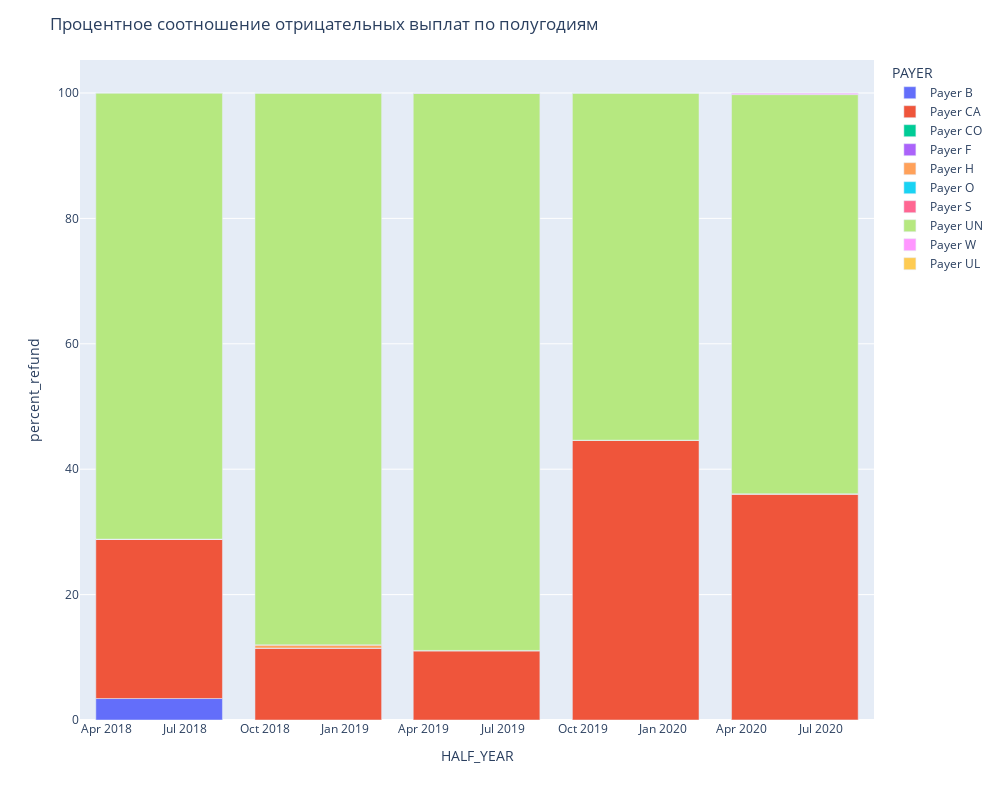

This figure's notebook cell:
### Markdown cell above
### Выводы: В среднем 33% занимает Payer UN по нулевым выплатам, это возможно качество данных, на 2ом месте - payer CA. Но ниже приведен график по отрицательным выплатам (предположительно возвраты), в них так же лидирует Payer UN, где возвраты составляют от 63 до 88 % от всех возвратов по полугодию). И на 2ом месте по возвратам, как и по нулевым выплатам - Payer CA.

### Code cell
fig = px.bar(df_paid, x='HALF_YEAR', y='percent_refund', color='PAYER', barmode='relative', orientation='v')
fig.update_layout(title='Процентное соотношение отрицательных выплат по полугодиям')
fig.update_layout(height=800, width=1000)
fig.show()

### Figure 1 — Plotly figure (JSON) as saved in the notebook; plotly's stock layout.template omitted (floating-point values rounded to 4 significant figures)
{"data": [{"alignmentgroup": "True", "hovertemplate": "PAYER=Payer B<br>HALF_YEAR=%{x}<br>percent_refund=%{y}<extra></extra>", "legendgroup": "Payer B", "marker": {"color": "#636efa", "pattern": {"shape": ""}}, "name": "Payer B", "offsetgroup": "Payer B", "orientation": "v", "showlegend": true, "textposition": "auto", "type": "bar", "x": ["2018-06-01T00:00:00", "2018-12-01T00:00:00", "2019-06-01T00:00:00", "2019-12-01T00:00:00", "2020-06-01T00:00:00"], "xaxis": "x", "y": [3.424, 0, 0, 0, 0.01211], "yaxis": "y"}, {"alignmentgroup": "True", "hovertemplate": "PAYER=Payer CA<br>HALF_YEAR=%{x}<br>percent_refund=%{y}<extra></extra>", "legendgroup": "Payer CA", "marker": {"color": "#EF553B", "pattern": {"shape": ""}}, "name": "Payer CA", "offsetgroup": "Payer CA", "orientation": "v", "showlegend": true, "textposition": "auto", "type": "bar", "x": ["2018-06-01T00:00:00", "2018-12-01T00:00:00", "2019-06-01T00:00:00", "2019-12-01T00:00:00", "2020-06-01T00:00:00"], "xaxis": "x", "y": [25.43, 11.48, 11.0, 44.63, 36.06], "yaxis": "y"}, {"alignmentgroup": "True", "hovertemplate": "PAYER=Payer CO<br>HALF_YEAR=%{x}<br>percent_refund=%{y}<extra></extra>", "legendgroup": "Payer CO", "marker": {"color": "#00cc96", "pattern": {"shape": ""}}, "name": "Payer CO", "offsetgroup": "Payer CO", "orientation": "v", "showlegend": true, "textposition": "auto", "type": "bar", "x": ["2018-06-01T00:00:00", "2018-12-01T00:00:00", "2019-06-01T00:00:00", "2019-12-01T00:00:00", "2020-06-01T00:00:00"], "xaxis": "x", "y": [0, 0, 0.08783, 0, 0], "yaxis": "y"}, {"alignmentgroup": "True", "hovertemplate": "PAYER=Payer F<br>HALF_YEAR=%{x}<br>percent_refund=%{y}<extra></extra>", "legendgroup": "Payer F", "marker": {"color": "#ab63fa", "pattern": {"shape": ""}}, "name": "Payer F", "offsetgroup": "Payer F", "orientation": "v", "showlegend": true, "textposition": "auto", "type": "bar", "x": ["2018-06-01T00:00:00", "2018-12-01T00:00:00", "2019-06-01T00:00:00", "2019-12-01T00:00:00", "2020-06-01T00:00:00"], "xaxis": "x", "y": [0, 0, 0, 0, 0], "yaxis": "y"}, {"alignmentgroup": "True", "hovertemplate": "PAYER=Payer H<br>HALF_YEAR=%{x}<br>percent_refund=%{y}<extra></extra>", "legendgroup": "Payer H", "marker": {"color": "#FFA15A", "pattern": {"shape": ""}}, "name": "Payer H", "offsetgroup": "Payer H", "orientation": "v", "showlegend": true, "textposition": "auto", "type": "bar", "x": ["2018-06-01T00:00:00", "2018-12-01T00:00:00", "2019-06-01T00:00:00", "2019-12-01T00:00:00", "2020-06-01T00:00:00"], "xaxis": "x", "y": [0, 0.5069, 0, 0, 0], "yaxis": "y"}, {"alignmentgroup": "True", "hovertemplate": "PAYER=Payer O<br>HALF_YEAR=%{x}<br>percent_refund=%{y}<extra></extra>", "legendgroup": "Payer O", "marker": {"color": "#19d3f3", "pattern": {"shape": ""}}, "name": "Payer O", "offsetgroup": "Payer O", "orientation": "v", "showlegend": true, "textposition": "auto", "type": "bar", "x": ["2018-06-01T00:00:00", "2018-12-01T00:00:00", "2019-06-01T00:00:00", "2019-12-01T00:00:00", "2020-06-01T00:00:00"], "xaxis": "x", "y": [0, 0, 0, 0, 0], "yaxis": "y"}, {"alignmentgroup": "True", "hovertemplate": "PAYER=Payer S<br>HALF_YEAR=%{x}<br>percent_refund=%{y}<extra></extra>", "legendgroup": "Payer S", "marker": {"color": "#FF6692", "pattern": {"shape": ""}}, "name": "Payer S", "offsetgroup": "Payer S", "orientation": "v", "showlegend": true, "textposition": "auto", "type": "bar", "x": ["2018-06-01T00:00:00", "2018-12-01T00:00:00", "2019-06-01T00:00:00", "2019-12-01T00:00:00", "2020-06-01T00:00:00"], "xaxis": "x", "y": [0, 0, 0, 0, 0], "yaxis": "y"}, {"alignmentgroup": "True", "hovertemplate": "PAYER=Payer UN<br>HALF_YEAR=%{x}<br>percent_refund=%{y}<extra></extra>", "legendgroup": "Payer UN", "marker": {"color": "#B6E880", "pattern": {"shape": ""}}, "name": "Payer UN", "offsetgroup": "Payer UN", "orientation": "v", "showlegend": true, "textposition": "auto", "type": "bar", "x": ["2018-06-01T00:00:00", "2018-12-01T00:00:00", "2019-06-01T00:00:00", "2019-12-01T00:00:00", "2020-06-01T00:00:00"], "xaxis": "x", "y": [71.15, 88.02, 88.87, 55.37, 63.67], "yaxis": "y"}, {"alignmentgroup": "True", "hovertemplate": "PAYER=Payer W<br>HALF_YEAR=%{x}<br>percent_refund=%{y}<extra></extra>", "legendgroup": "Payer W", "marker": {"color": "#FF97FF", "pattern": {"shape": ""}}, "name": "Payer W", "offsetgroup": "Payer W", "orientation": "v", "showlegend": true, "textposition": "auto", "type": "bar", "x": ["2018-06-01T00:00:00", "2018-12-01T00:00:00", "2019-06-01T00:00:00", "2019-12-01T00:00:00", "2020-06-01T00:00:00"], "xaxis": "x", "y": [0, 0, 0.03923, 0, 0.2584], "yaxis": "y"}, {"alignmentgroup": "True", "hovertemplate": "PAYER=Payer UL<br>HALF_YEAR=%{x}<br>percent_refund=%{y}<extra></extra>", "legendgroup": "Payer UL", "marker": {"color": "#FECB52", "pattern": {"shape": ""}}, "name": "Payer UL", "offsetgroup": "Payer UL", "orientation": "v", "showlegend": true, "textposition": "auto", "type": "bar", "x": ["2018-12-01T00:00:00", "2019-06-01T00:00:00", "2019-12-01T00:00:00", "2020-06-01T00:00:00"], "xaxis": "x", "y": [0, 0, 0, 0], "yaxis": "y"}], "layout": {"barmode": "relative", "height": 800, "legend": {"title": {"text": "PAYER"}, "tracegroupgap": 0}, "margin": {"t": 60}, "title": {"text": "Процентное соотношение отрицательных выплат по полугодиям"}, "width": 1000, "xaxis": {"anchor": "y", "autorange": true, "domain": [0, 1], "range": ["2018-03-02", "2020-08-31"], "title": {"text": "HALF_YEAR"}, "type": "date"}, "yaxis": {"anchor": "x", "autorange": true, "domain": [0, 1], "range": [0, 105.3], "title": {"text": "percent_refund"}, "type": "linear"}}}
